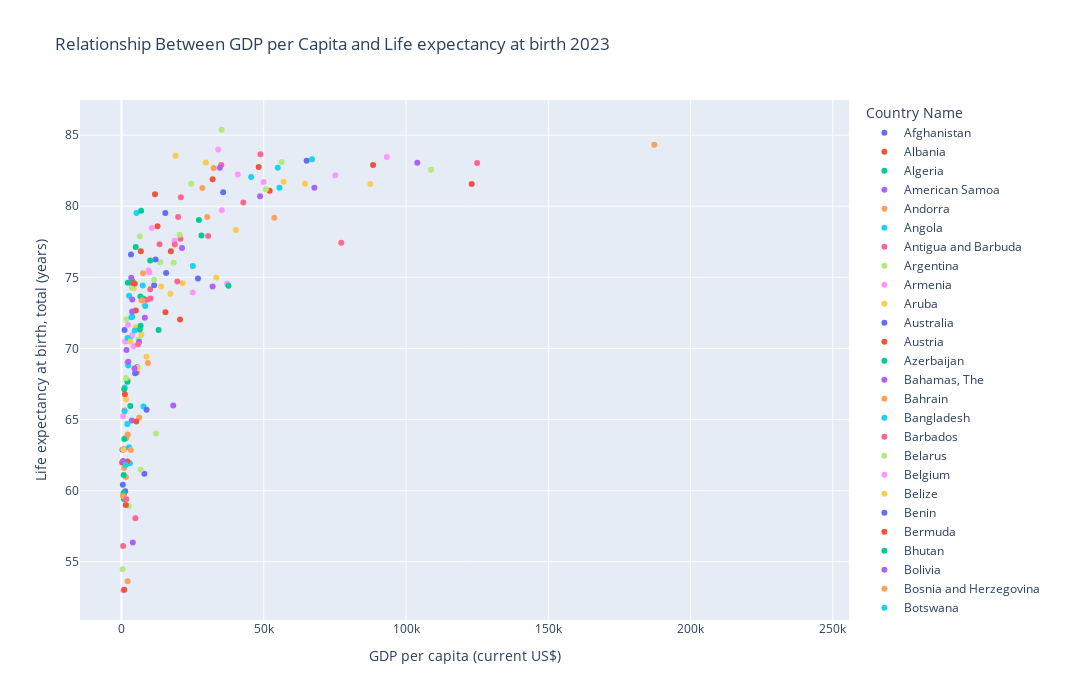

Write notebook code for a chart like this one.
### Code cell
scatterplot_gdp_lifeexp2 = px.scatter(merged_gdp_lifeex_22, 
                            x="GDP per capita (current US$)", 
                            y="Life expectancy at birth, total (years)", 
                            color="Country Name",
                            title ="Relationship Between GDP per Capita and Life expectancy at birth 2023",
                            #text="Country Code",
                            width=1100,     
                            height=700
)
scatterplot_gdp_lifeexp2.show()
